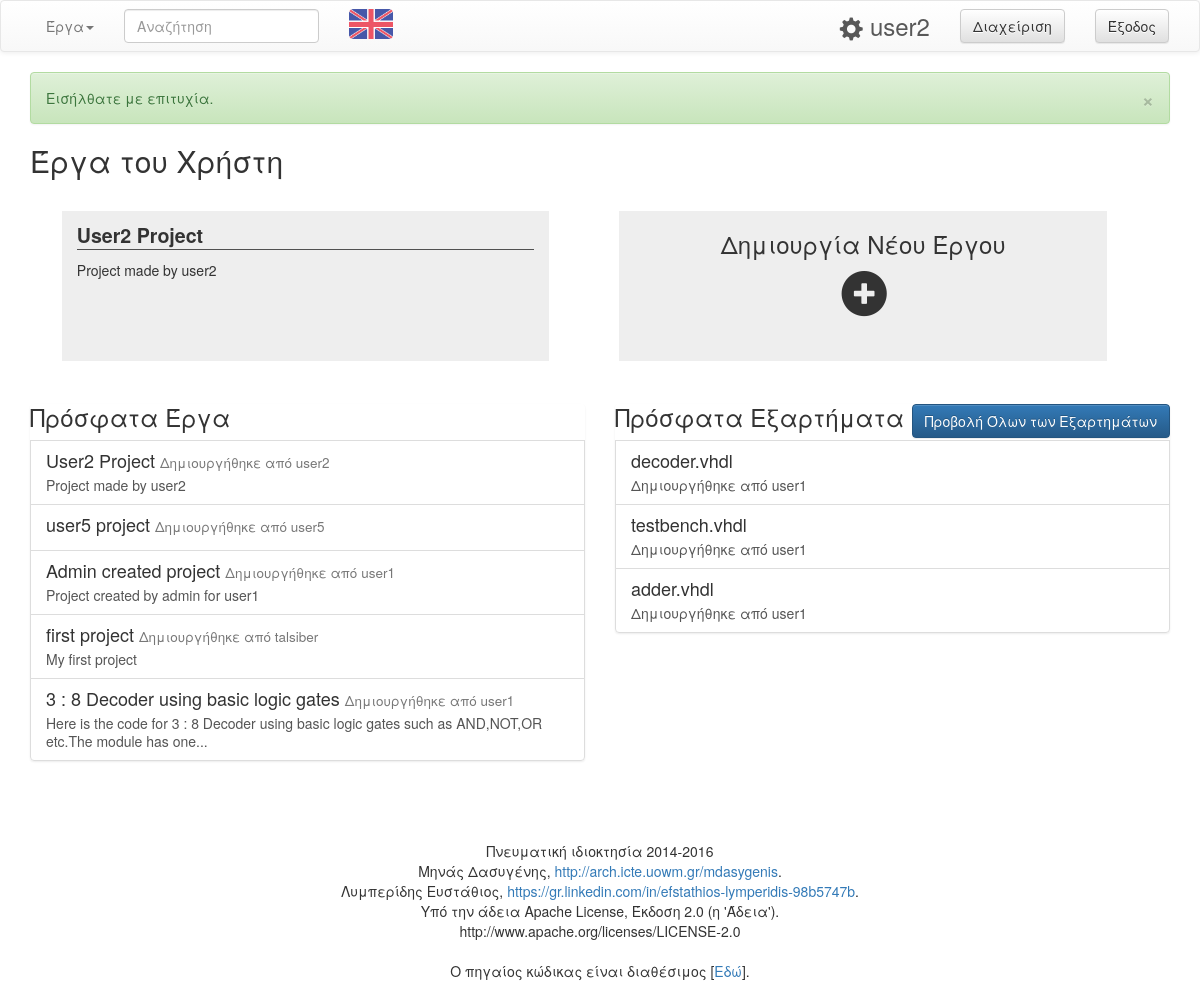
Page / (signed in) on the earlier database version.
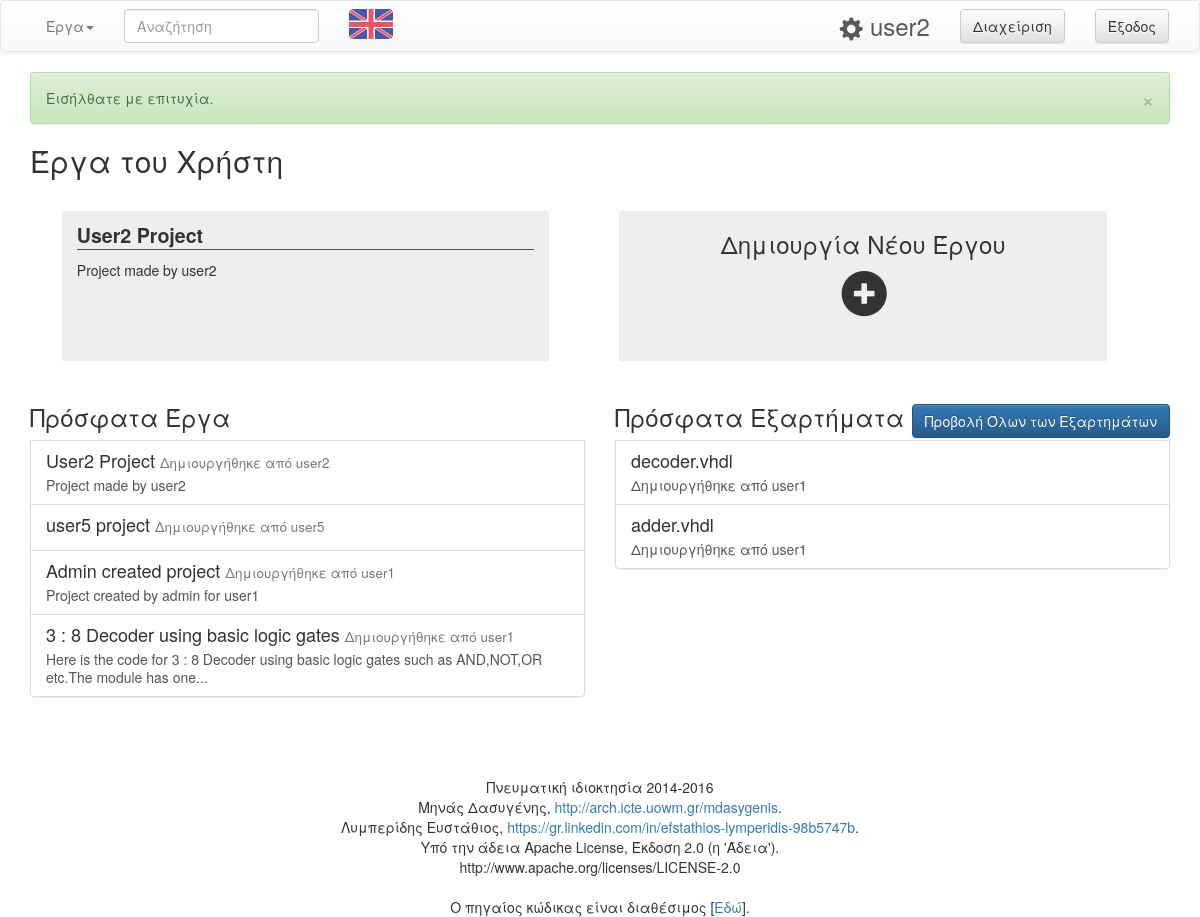
Same page on the later database version.
### tables this page shows
CREATE TABLE `projects` (
  `id` int(10) NOT NULL,
  `name` varchar(50) NOT NULL,
  `description` text NOT NULL,
  `short_code` varchar(50) NOT NULL,
  `public` tinyint(1) NOT NULL DEFAULT '1'
);

CREATE TABLE `users` (
  `id` int(10) NOT NULL,
  `username` varchar(25) NOT NULL,
  `password` varchar(32) NOT NULL,
  `type` tinyint(1) NOT NULL DEFAULT '0',
  `email` varchar(50) NOT NULL,
  `telephone` bigint(10) DEFAULT NULL,
  `activated` tinyint(1) NOT NULL DEFAULT '0',
  `theme` tinyint(2) NOT NULL DEFAULT '0',
  `available_space` int(6) NOT NULL DEFAULT '20'
);

CREATE TABLE `libraries` (
  `id` int(10) NOT NULL,
  `name` varchar(50) NOT NULL,
  `approved` tinyint(1) NOT NULL DEFAULT '0',
  `owner_id` int(10) NOT NULL,
  `file_id` int(10) NOT NULL,
  `version` smallint(4) NOT NULL DEFAULT '1',
  `pending_suggestion` tinyint(1) NOT NULL DEFAULT '0',
  `downloads` int(10) NOT NULL DEFAULT '0'
);

### index.php (called while the page is built)
<?php
include('loader.php');
$allowed_actions = array("project-file");
if(isset( $_GET['action'] )){
	$allowed_for_visitor = in_array($_GET['action'], $allowed_actions);
}else{
	$allowed_for_visitor = false;
}
if( (isset($_SESSION['vhdl_user']['loged_in']) && $_SESSION['vhdl_user']['loged_in']==1) || $allowed_for_visitor ){
	if( isset($_GET['action']) ){
		$included_file = $_GET['action'].'.php';
	}else{
		if($_SESSION['vhdl_user']['id'] == '0'){
			$included_file='loggedin_sid.php';
		}else{
			$included_file='loggedin.php';
		}
	}
}else{
	$included_file='loggedout.php';
}
include('theme/header.php');
$messages->display_msg($_SESSION['vhdl_lang'],$_SESSION['vhdl_msg']);
include('pages/'.$included_file);
include('theme/footer.php');
?>

### loader.php (called while the page is built, shortened)
<?php
$protocol = (!empty($_SERVER['HTTPS']) && $_SERVER['HTTPS'] !== 'off' || $_SERVER['SERVER_PORT'] == 443) ? "https://" : "http://";
$BASE_URL = $protocol.$_SERVER['SERVER_NAME']."/vhdl";
require_once('classes/Database.php');
require_once('classes/Messages.php');
require_once('classes/User.php');
require_once('classes/General.php');
$db = new Database;
$messages = new Messages;
$gen = new General;
if( isset($_SESSION['vhdl_user']) ){
	$user = new User($_SESSION['vhdl_user']);
}
?>

### classes/User.php (called while the page is built, shortened)
<?php
class User {
	public function __construct($vhdl_user){
		$this->username = $vhdl_user['username'];
		$this->id = $vhdl_user['id'];
		$this->type = $vhdl_user['type'];
	}
}
?>

### classes/Database.php (called while the page is built, shortened)
<?php
class Database {
	public $conn;
	public function __construct(){
		$db_host="localhost";
		$db_username="root";
		$db_password="";
		$db_name="vhdl_compiler";
		try{
			$this->conn = new PDO("mysql:host=$db_host;dbname=$db_name;charset=utf8",$db_username,$db_password);
		}
			catch(PDOException $pe){
			die('Connection error:' . $pe->getmessage());
		}
	}
	public function get_user_projects($user_id) {
		$query = "SELECT projects.* FROM projects_editors INNER JOIN projects ON projects_editors.project_id = projects.id WHERE projects_editors.user_id = :user_id AND user_type='1'";
		$statement = $this->conn->prepare($query);
		$statement->execute(array(':user_id'=>$user_id));
		return $statement->fetchAll();
	}
	public function get_latest_projects($num) {
		$query = "SELECT projects.*, users.username as owner FROM projects JOIN projects_editors ON projects.id = projects_editors.project_id JOIN users ON users.id = projects_editors.user_id WHERE projects_editors.user_type = '1' AND projects.public = '1' ORDER BY projects.id DESC LIMIT ".$num;
		$statement = $this->conn->prepare($query);
		$statement->execute();
		return $statement->fetchAll();
	}
	public function get_latest_libraries($name,$num,$begin) {
		$query = "SELECT libraries.*, users.username as owner FROM libraries JOIN users ON libraries.owner_id = users.id WHERE name LIKE '".$name."%' AND libraries.approved='1' ORDER BY libraries.id DESC LIMIT ".$num.", ".$begin;
		$statement = $this->conn->prepare($query);
		$statement->execute();
		return $statement->fetchAll();
	}
}
?>

### classes/General.php (called while the page is built, shortened)
<?php
class General {
	public function fix_string_length($string){
		if( strlen($string) >105 ){
			$output = substr($string,0,105);
			$output = substr($output,0, strrpos($output,' ') )."...";
		}else{
			$output = $string;
		}
		return $output;
	}
}
?>

### pages/extra/list-new-projects.php (the view, shortened to what this page needs)
<?php
	$projects = $db->get_latest_projects(5);
?>
<div class="list-group">
	<h3><?php echo $messages->text[$_SESSION['vhdl_lang']]['recent_projects_1'] ?></h3>
	<?php
	foreach($projects as $project){
		$description = $gen->fix_string_length($project['description']);
		$link_project = $BASE_URL."/project/".$project['owner']."/".$project['short_code'];
	?>
		<a href="<?php echo $link_project; ?>" class="list-group-item">
			<h4 class="list-group-item-heading">
				<?php echo $project['name']; ?>
				<small> <?php echo $messages->text[$_SESSION['vhdl_lang']]['project_dir_1'] ?> <?php echo $project['owner']; ?></small>
			</h4>
			<p class="list-group-item-text"><?php echo $description; ?></p>
		</a>
	<?php } ?>
</div>

### theme/header.php (shortened to what this page needs)
<!DOCTYPE html>
<html>
<head>
	<link rel="stylesheet" type="text/css" href="<?php echo $BASE_URL ?>/theme/bootstrap/bootstrap.min.css">
	<link rel="stylesheet" type="text/css" href="<?php echo $BASE_URL ?>/theme/bootstrap/bootstrap-theme.min.css">
	<link rel="stylesheet" type="text/css" href="<?php echo $BASE_URL ?>/theme/css/style.css" media="screen" />
</head>
<body>
	<?php require('nav-bar.php'); ?>
	<div class="container">

### theme/nav-bar.php (shortened to what this page needs)
<nav class="navbar navbar-default navbar-top">
	<div class="container-fluid">
		<div class="collapse navbar-collapse pull-left" id="navbar-header">
			<ul class="nav navbar-nav">
				<li class="dropdown">
				  <a id="search-nav-dropdown" href="javascript:void(0)" class="dropdown-toggle" data-toggle="dropdown"><?php echo $messages->text[$_SESSION['vhdl_lang']]['Nav_search_1'] ?><span class="caret"></span></a>
				</li>
				<li class="navbar-form">
					<input type="text" class="form-control nav-search-typeahead" autocomplete="off" placeholder="<?php echo $messages->text[$_SESSION['vhdl_lang']]['Nav_search_4'] ?>" id="nav-search">
				</li>
			</ul>
			<form class="navbar-form pull-right" role="logout" method="post" action="">
				<?php if($_SESSION['vhdl_lang']=='gr'){
							$lang_image = "icon_United-Kingdom.png";
						}else{
							$lang_image = "icon_Greece.png";
							$lang_value = "gr";
						}
				?>
				<input type="image" height="30" width="44" src="<?php echo $BASE_URL ?>/theme/images/<?php echo $lang_image ?>" name="post_action" value="change_lang">
			</form>
		</div>
		<div class="navbar-user pull-right">
			<?php if(isset($_SESSION['vhdl_user']['loged_in']) && $_SESSION['vhdl_user']['loged_in']==1){ ?>
				<form class="navbar-form pull-right" role="logout" method="post" action="">
					<button type="submit" class="btn btn-default" name="post_action" value="logout"><?php echo $messages->text[$_SESSION['vhdl_lang']]['Nav_logout'] ?></button>
				</form>
				<div class="navbar-form pull-left nav-home">
					<a href="<?php echo $BASE_URL; ?>/settings" title="Settings"><span class="glyphicon glyphicon-cog top-5"></span></a>
					<a href="<?php echo $BASE_URL; ?>" ><?php echo $_SESSION['vhdl_user']['username']; ?></a>
				</div>
				<?php if($user->type=='1'){ ?>
					<form class="navbar-form pull-right admin-nav-form" method="post" action="<?php echo $BASE_URL; ?>/admin">
						<button type="submit" class="btn btn-default" ><?php echo $messages->text[$_SESSION['vhdl_lang']]['Nav_admin'] ?></button>
					</form>
				<?php } ?>
			<?php }else{ ?>
				<div class="navbar-form pull-left nav-home">
					<a href="<?php echo $BASE_URL; ?>" ><?php echo $messages->text[$_SESSION['vhdl_lang']]['Nav_home'] ?></a>
				</div>
			<?php } ?>
		</div>
	</div>
   </nav>

### classes/Messages.php (shortened to what this page needs)
<?php
class Messages {
	public function display_msg($lang, $msg_codes_array) {
		foreach($msg_codes_array as $msg_id){
			echo '<div class="alert alert-'.$this->messages[$lang][$msg_id][1].'">'
   					.'<a href="#" class="close" data-dismiss="alert" aria-label="close">&times;</a>'
    				.$this->messages[$lang][$msg_id][0]
				.'</div>';
		}
	}
}
?>

### pages/loggedin.php (shortened to what this page needs)
<?php
if($_SESSION['vhdl_user']['activated']==1){
	require('pages/extra/list-user-projects.php');
}else{
	require('pages/activation.php');
}
?>
<div class="row">
	<div class="col-sm-6">
		<?php require('pages/extra/list-new-projects.php'); ?>
	</div>
	<div class="col-sm-6">
		<?php require('pages/extra/list-new-libraries.php'); ?>
	</div>
</div>

### pages/extra/list-user-projects.php (shortened to what this page needs)
<?php
	$projects = $db->get_user_projects($user->id);
	$proj_num = count($projects)+1;
	$last_row = $proj_num % 3;
	if($last_row!=0){
		$last_row_size = (12 / $last_row)-1;
	}else{
		$last_row_size = 11;
	}
	$j=1;
?>
<h2><?php echo $messages->text[$_SESSION['vhdl_lang']]['user_projects_1'] ?></h2>
	<?php
		$i=0;
		$size='col-sm-3';
		echo '<div class="row">';
		foreach ($projects as $project) {
			$thresshold = $last_row+$j;
			$description = $gen->fix_string_length($project['description']);
			if( $thresshold <= $proj_num){
				$size='col-sm-3';
			}else{
				$size='col-sm-'.$last_row_size." center-tile-".$last_row_size;
			}
			$i++;
			echo "<div class='".$size." square-tiles' onclick='window.location=\"".$BASE_URL."/project/".$user->username."/".$project['short_code']."\";'>";
			echo "<div class='header'>".$project['name']."</div>";
			echo "<p>".$description."</p>";
			echo "</div>";
			$j++;
		}
		$thresshold = $last_row+$j;
		if( $thresshold <= $proj_num){
			$size='col-sm-3';
		}else{
			$size='col-sm-'.$last_row_size." center-tile-".$last_row_size;
		}
		if($i<=3){
			echo "<div class='".$size." square-tiles' onclick='window.location=\"".$BASE_URL."/create-project\";'><center>";
			echo "<h3>".$messages->text[$_SESSION['vhdl_lang']]['create_project_1']."</h3>";
			echo '<span class="glyphicon glyphicon-plus-sign pointer very-strong" aria-hidden="true"></span></center></div></div>';
		}
	?>

### pages/extra/list-new-libraries.php (shortened to what this page needs)
<?php
	$libraries = $db->get_latest_libraries("",0,5);
?>
<div class="list-group">
	<a href='<?php echo $BASE_URL; ?>/libraries' class="btn btn-primary btn-outline pull-right" role="button"><?php echo $messages->text[$_SESSION['vhdl_lang']]['display_lib_1'] ?></a>
	<h3><?php echo $messages->text[$_SESSION['vhdl_lang']]['recent_libraries_1'] ?></h3>
	<?php
	foreach($libraries as $library){
		$link_library = $BASE_URL."/libraries/".$library['name'];
	?>
		<a href="<?php echo $link_library; ?>" class="list-group-item">
			<h4 class="list-group-item-heading">
				<?php echo $library['name']; ?>
			</h4>
			<p class="list-group-item-text"> <?php echo $messages->text[$_SESSION['vhdl_lang']]['project_dir_1'] ?> <?php echo $library['owner']; ?></p>
		</a>
	<?php } ?>
</div>

### theme/footer.php (shortened to what this page needs)
			<br /><br /><br />
			<div class="footer">
				<div id="copyright">
					<center>
					<?php echo $messages->text[$_SESSION['vhdl_lang']]['footer_credit_1'] ?><br/>
					<?php echo $messages->text[$_SESSION['vhdl_lang']]['footer_credit_2'] ?>, <a href="http://arch.icte.uowm.gr/mdasygenis">http://arch.icte.uowm.gr/mdasygenis</a>.<br />
					<?php echo $messages->text[$_SESSION['vhdl_lang']]['footer_credit_3'] ?>, <a href="https://gr.linkedin.com/in/efstathios-lymperidis-98b5747b">https://gr.linkedin.com/in/efstathios-lymperidis-98b5747b</a>.<br />
					<?php echo $messages->text[$_SESSION['vhdl_lang']]['footer_credit_4'] ?><br />
					http://www.apache.org/licenses/LICENSE-2.0<br />
					</center>
				</div>
				<br />
				<div id="download">
					<center><?php echo $messages->text[$_SESSION['vhdl_lang']]['footer_download_1'] ?> [<a href="https://github.com/Stathislyb/hdl-compiler"><?php echo $messages->text[$_SESSION['vhdl_lang']]['footer_download_2'] ?></a>].</center>
				</div>
			</div>
		</div>
</body>
</html>

### theme/css/style.css (style rules this page uses)
.square-tiles { background-color: #eee; margin: 2%; height: 150px; cursor:pointer; overflow-y: hidden; min-width: 29%; }
.square-tiles .header { font-size: 1.4em; font-weight: bold; margin: 10px 0 10px 0; border-bottom: 1px solid #505050; }
.center-tile-5 { margin-left:4%; }
.pointer { cursor:pointer; }
.very-strong { font-weight: bold; font-size: 45px; margin-top: 5px; }
.nav-home { font-size: x-large; }
.nav-home a { color:#585858; }
.top-5 { top: 5px; }
.admin-nav-form { max-width: 141px; }

Differences in the rows shown:
removed projects: name "first project", users.username "talsiber", description "My first project", shown under "Πρόσφατα Έργα"
no longer on this page (row edited): libraries: name "testbench.vhdl", owner.username "user1"
